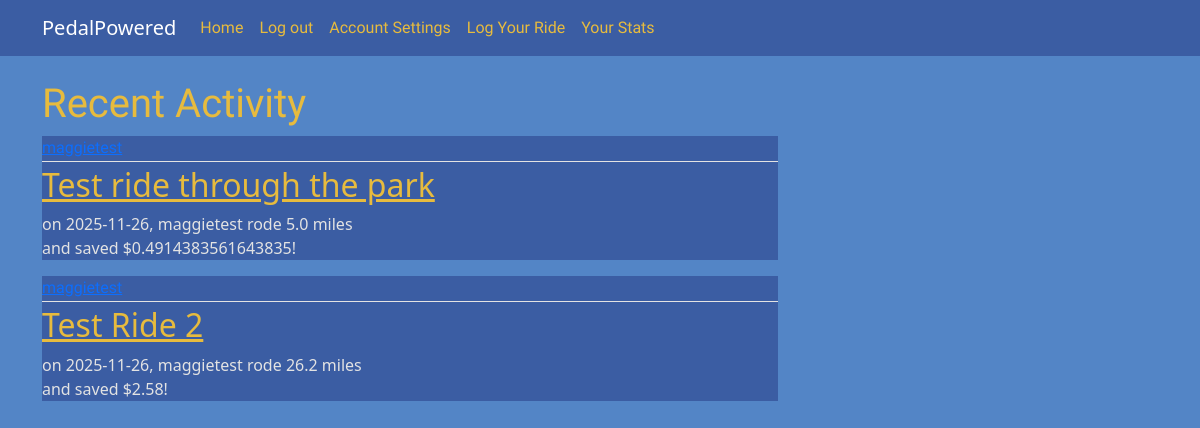
The page /home (signed in) on the database as committed earlier.
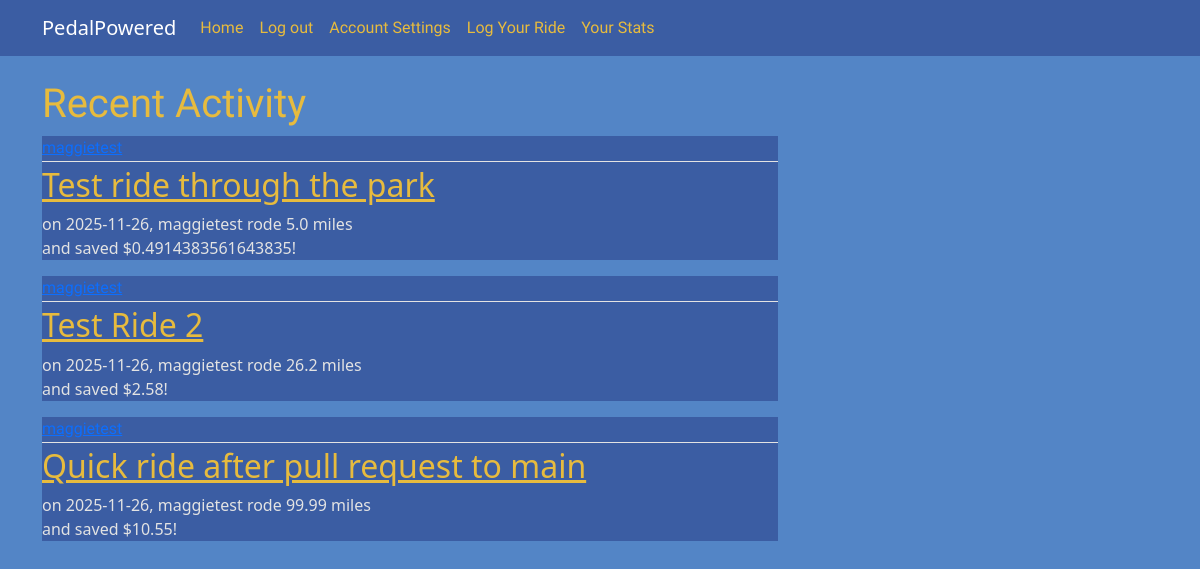
The same page on the database as committed later.
### pedalpowered/models.py (models this page shows, shortened)
class rides(db.Model):
    id = db.Column(db.Integer, primary_key = True)
    ride_date = db.Column(db.DateTime, nullable = False, default = lambda: datetime.now(timezone.utc))
    title = db.Column(db.String, nullable = False)
    distance = db.Column(db.Float, nullable = False)
    gas_price = db.Column(db.Float, nullable = True)
    car_mpg = db.Column(db.Float, nullable = True)
    user_id = db.Column(db.Integer,db.ForeignKey('user.id'), nullable=False)
    gas_money_saved = db.Column(db.Float, nullable = True)

class User(db.Model, UserMixin):
    id = db.Column(db.Integer, primary_key = True)
    username = db.Column(db.String(20), unique=True, nullable=False)
    email = db.Column(db.String(100), unique=True, nullable=False)
    img_file = db.Column(db.String(20), nullable=False, default='default.jpg')
    password = db.Column(db.String(60), nullable=False)
    ridelog = db.relationship('rides', backref="author", lazy=True)

### pedalpowered/routes.py (the view)
@app.route("/home")
@login_required
def home():
    ridelog = rides.query.all()
    return render_template("home.html",posts= ridelog)

### pedalpowered/models.py (called while the page is built)
@login_manager.user_loader
def load_user(user_id):
    return User.query.get(int(user_id))

### pedalpowered/templates/home.html (shortened to what this page needs)
{% extends "layout.html" %}
{% block content %}
<h1 style="font-family: Irish Grover";>Recent Activity</h1>
    {% for post in posts %}
        <article class="media-body">
            <div class = "media-body">
                <div class="article-metadata">
                    <a class = 'mr-2' href="#">{{post.author.username}}</a>
                </div>
                <h2><a class='article-title' href="{{url_for('post',post_id=post.id)}}">{{post.title}}</a></h2>
                <p class = "article-content">on {{post.ride_date.strftime('%Y-%m-%d')}}, {{post.author.username}} rode {{post.distance}} miles
                    and saved ${{post.gas_money_saved}}!
                </p>
            </div>
        </article>
    {%endfor%}
{% endblock content %}

### pedalpowered/templates/layout.html (shortened to what this page needs)
<!DOCTYPE html>
    <html>
        <html lang="en">
        <head>
            <link href="https://cdn.jsdelivr.net/npm/bootstrap@5.3.8/dist/css/bootstrap.min.css" rel="stylesheet">
            <link rel="stylesheet" type="text/css" href="{{ url_for('static', filename = 'main.css')}}">
        </head>
        <body>
            {%block navbar%}
            <header class="site-header">
                <nav class="navbar navbar-expand-md navbar-dark bg-steel fixed-top">
                    <div class="container">
                    <a class="navbar-brand mr-4" href="/">PedalPowered</a>
                    <div class="collapse navbar-collapse" id="navbarToggle">
                        <div class="navbar-nav mr-auto">
                        <a class="nav-item nav-link" href="{{url_for('home')}}">Home</a>
                        </div>
                        <div class="navbar-nav">
                        {% if current_user.is_authenticated %}
                            <a class="nav-item nav-link" href="{{url_for('logout')}}">Log out</a>
                            <a class="nav-item nav-link" href="{{url_for('account')}}">Account Settings</a>
                        {% else %}
                            <a class="nav-item nav-link" href="{{url_for('login')}}">Login</a>
                            <a class="nav-item nav-link" href="{{url_for('register')}}">Register</a>
                        {%endif%}
                        <a class="nav-item nav-link" href="{{url_for('logride')}}">Log Your Ride</a>
                        <a class="nav-item nav-link" href="{{url_for('stats')}}">Your Stats</a>
                        </div>
                    </div>
                    </div>
                </nav>
            </header>
            {% endblock %}
            <main role="main" class="container">
                <div class="row">
                    <div class="col-md-8">
                    {% block content %}{% endblock %}
                    </div>
                </div>
            </main>
        </body>
    </html>

### pedalpowered/static/main.css (style rules this page uses)
body { background: #5385C6; color: #333333; margin-top: 5rem; }
h1, h2, h3, h4, h5, h6 .irish-grover-regular { color: #E7BB3E; }
.bg-steel { background-color: #3B5DA3; }
.site-header .navbar-nav .nav-link { color: #E7BB3E; font-family: "Irish Grover"; }
.article-title { color:#E7BB3E; background-color:#3B5DA3; }
.article-content { white-space: pre-line; background-color:#3B5DA3; }
.article-metadata { padding-bottom: 1px; margin-bottom: 4px; border-bottom: 1px solid #e3e3e3; font-family: "Irish Grover"; }
.media-body { color:#e3e3e3; background-color: #3B5DA3; }

Rows that differ between the two databases and show on the page:
added rides: title "Quick ride after pull request to main", ride_date "2025-11-26", author.username "maggietest", distance "99.99", gas_money_saved "10.55"
